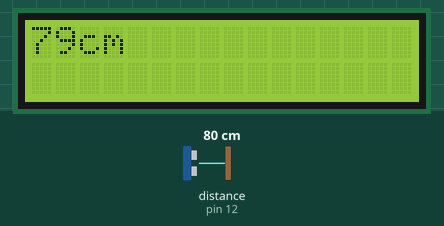
A sketch run on a simulated Arduino Uno, built with avr-gcc and run on an emulated ATmega328P. Parts: 16×2 character LCD. Wiring (inferred from the names in the program): ultrasonic range finder: trigger pin 13; echo pin 12. Inputs (shaded band) come from the test bench; at power-on: distance to the obstacle (sensor on pin 12) 80 cm. The echo pulse lasts 58.3 µs per cm.

Above: at 3.2 s.
3.3 s: distance to the obstacle (sensor on pin 12) set to 2 cm
At 4.0 s:
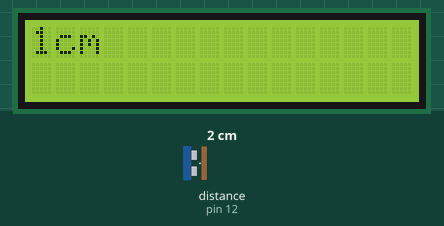
6.4 s: distance to the obstacle (sensor on pin 12) set to 4 cm
At 7.1 s:
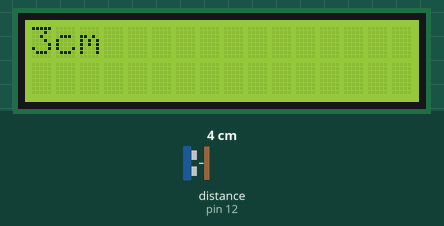
8.2 s: distance to the obstacle (sensor on pin 12) set to 9 cm
At 8.7 s:
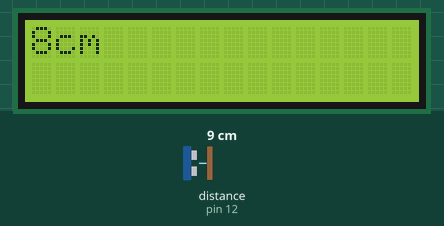
Timing chart, 0 to 11.2 s (numbered marks = the images above; inputs shaded):
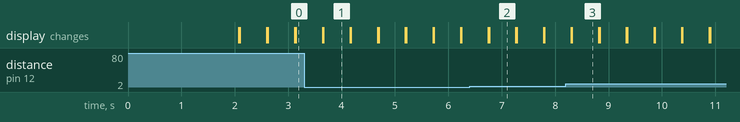

The sketch:

week04.ino
```cpp
#include <LiquidCrystal_I2C.h>
#include <Wire.h>

#define Trig 13
#define Echo 12
LiquidCrystal_I2C lcd(0x27,16,2);

void setup()
{
  Serial.begin(9600);  //초당9600비트를 전송
  pinMode(Trig, OUTPUT);//13번 핀을 아웃풋
  pinMode(Echo, INPUT); //12번 핀을 인풋
  lcd.init();
  lcd.backlight();
  lcd.print("LCD init");
  delay(2000);
  lcd.clear();
}

void loop()
{
  long duration,distance;

  digitalWrite(Trig, LOW);
  delayMicroseconds(2);
  digitalWrite(Trig, HIGH);
  delayMicroseconds(10);
  digitalWrite(Trig, LOW);

  duration = pulseIn(Echo, HIGH);

  distance = duration/58.2;

  delay(10);

  lcd.setCursor(0,0);//
  lcd.print(distance);
  lcd.print("cm");
  delay(500);
  lcd.clear();
}
```

Measured:
- after the input at 3.3 s, the display: first differs from a run without the input after 0.36 s (image 1)
- after the input at 6.4 s, the display: first differs from a run without the input after 0.36 s (image 2)
- after the input at 8.2 s, the display: first differs from a run without the input after 0.11 s (image 3)
- what the display in image 1 shows lasts 0.5 s, from 3.7 s to 4.2 s
